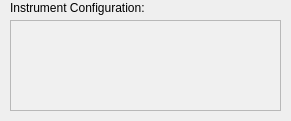
<?xml version="1.0" encoding="UTF-8"?>
<ui version="4.0">
 <class>Form</class>
 <widget class="QWidget" name="Form">
  <property name="geometry">
   <rect>
    <x>0</x>
    <y>0</y>
    <width>291</width>
    <height>121</height>
   </rect>
  </property>
  <property name="sizePolicy">
   <sizepolicy hsizetype="Fixed" vsizetype="Fixed">
    <horstretch>0</horstretch>
    <verstretch>0</verstretch>
   </sizepolicy>
  </property>
  <property name="windowTitle">
   <string>Form</string>
  </property>
  <widget class="QPlainTextEdit" name="plainTextEdit">
   <property name="geometry">
    <rect>
     <x>10</x>
     <y>20</y>
     <width>271</width>
     <height>91</height>
    </rect>
   </property>
   <property name="palette">
    <palette>
     <active>
      <colorrole role="Light">
       <brush brushstyle="SolidPattern">
        <color alpha="255">
         <red>255</red>
         <green>255</green>
         <blue>255</blue>
        </color>
       </brush>
      </colorrole>
      <colorrole role="Text">
       <brush brushstyle="SolidPattern">
        <color alpha="255">
         <red>0</red>
         <green>0</green>
         <blue>255</blue>
        </color>
       </brush>
      </colorrole>
      <colorrole role="Base">
       <brush brushstyle="SolidPattern">
        <color alpha="255">
         <red>240</red>
         <green>240</green>
         <blue>240</blue>
        </color>
       </brush>
      </colorrole>
     </active>
     <inactive>
      <colorrole role="Light">
       <brush brushstyle="SolidPattern">
        <color alpha="255">
         <red>255</red>
         <green>255</green>
         <blue>255</blue>
        </color>
       </brush>
      </colorrole>
      <colorrole role="Text">
       <brush brushstyle="SolidPattern">
        <color alpha="255">
         <red>0</red>
         <green>0</green>
         <blue>255</blue>
        </color>
       </brush>
      </colorrole>
      <colorrole role="Base">
       <brush brushstyle="SolidPattern">
        <color alpha="255">
         <red>240</red>
         <green>240</green>
         <blue>240</blue>
        </color>
       </brush>
      </colorrole>
     </inactive>
     <disabled>
      <colorrole role="Light">
       <brush brushstyle="SolidPattern">
        <color alpha="255">
         <red>255</red>
         <green>255</green>
         <blue>255</blue>
        </color>
       </brush>
      </colorrole>
      <colorrole role="Text">
       <brush brushstyle="SolidPattern">
        <color alpha="255">
         <red>120</red>
         <green>120</green>
         <blue>120</blue>
        </color>
       </brush>
      </colorrole>
      <colorrole role="Base">
       <brush brushstyle="SolidPattern">
        <color alpha="255">
         <red>240</red>
         <green>240</green>
         <blue>240</blue>
        </color>
       </brush>
      </colorrole>
     </disabled>
    </palette>
   </property>
   <property name="horizontalScrollBarPolicy">
    <enum>Qt::ScrollBarAlwaysOff</enum>
   </property>
   <property name="documentTitle">
    <string/>
   </property>
   <property name="readOnly">
    <bool>true</bool>
   </property>
   <property name="placeholderText">
    <string/>
   </property>
  </widget>
  <widget class="QLabel" name="label">
   <property name="geometry">
    <rect>
     <x>10</x>
     <y>0</y>
     <width>151</width>
     <height>16</height>
    </rect>
   </property>
   <property name="text">
    <string>Instrument Configuration:</string>
   </property>
  </widget>
 </widget>
 <resources/>
 <connections/>
</ui>
